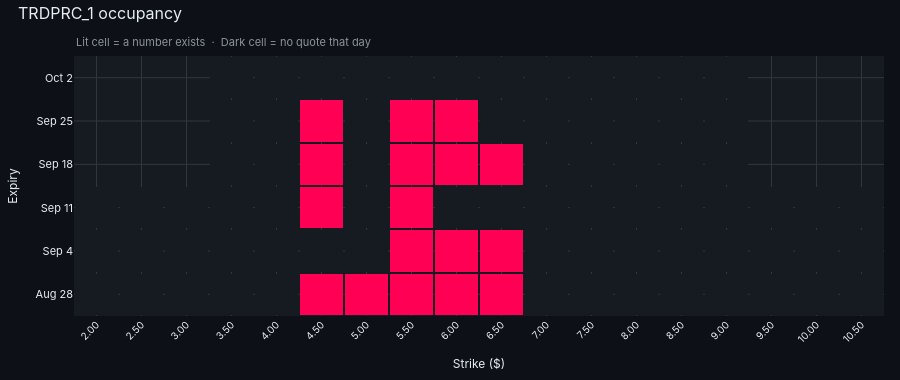

Write notebook code for a chart like this one.
### Code cell
coverage_heatmap(wide, asof, cp="C", field="TRDPRC_1")

### Figure 1 — Plotly figure (JSON) as saved in the notebook; plotly's stock layout.template omitted (floating-point values rounded to 4 significant figures)
{"data": [{"colorscale": [[0, "#161b22"], [1, "#ff0055"]], "hovertemplate": "K=%{x}  expiry=%{y}  observed=%{z}<extra></extra>", "showscale": false, "type": "heatmap", "x": ["2.00", "2.50", "3.00", "3.50", "4.00", "4.50", "5.00", "5.50", "6.00", "6.50", "7.00", "7.50", "8.00", "8.50", "9.00", "9.50", "10.00", "10.50"], "xgap": 2, "y": ["Aug 28", "Sep 4", "Sep 11", "Sep 18", "Sep 25", "Oct 2"], "ygap": 2, "z": [[0.0, 0.0, 0.0, 0.0, 0.0, 1.0, 1.0, 1.0, 1.0, 1.0, 0.0, 0.0, 0.0, 0.0, 0.0, 0.0, 0.0, 0.0], [0.0, 0.0, 0.0, 0.0, 0.0, 0.0, 0.0, 1.0, 1.0, 1.0, 0.0, 0.0, 0.0, 0.0, 0.0, 0.0, 0.0, 0.0], [0.0, 0.0, 0.0, 0.0, 0.0, 1.0, 0.0, 1.0, 0.0, 0.0, 0.0, 0.0, 0.0, 0.0, 0.0, 0.0, 0.0, 0.0], [NaN, NaN, NaN, 0.0, 0.0, 1.0, 0.0, 1.0, 1.0, 1.0, 0.0, 0.0, 0.0, 0.0, 0.0, NaN, NaN, NaN], [NaN, NaN, NaN, 0.0, 0.0, 1.0, 0.0, 1.0, 1.0, 0.0, 0.0, 0.0, 0.0, 0.0, 0.0, NaN, NaN, NaN], [NaN, NaN, NaN, 0.0, 0.0, 0.0, 0.0, 0.0, 0.0, 0.0, 0.0, 0.0, 0.0, 0.0, 0.0, NaN, NaN, NaN]], "zmax": 1, "zmin": 0}], "layout": {"annotations": [{"font": {"color": "#8b949e", "family": "Inter, system-ui, sans-serif", "size": 11}, "showarrow": false, "text": "Lit cell = a number exists &nbsp;·&nbsp; Dark cell = no quote that day", "x": 0, "xanchor": "left", "xref": "paper", "y": 1.02, "yanchor": "bottom", "yref": "paper"}], "font": {"color": "#e6edf3", "family": "Inter, system-ui, sans-serif", "size": 12}, "height": 380, "margin": {"b": 56, "l": 72, "r": 16, "t": 56}, "paper_bgcolor": "#0d1117", "plot_bgcolor": "#161b22", "title": {"font": {"family": "Inter, system-ui, sans-serif", "size": 16}, "text": "TRDPRC_1 occupancy", "x": 0.02, "xanchor": "left", "y": 0.98, "yanchor": "top"}, "xaxis": {"gridcolor": "#30363d", "tickangle": -45, "tickfont": {"size": 10}, "title": {"font": {"size": 12}, "text": "Strike ($)"}}, "yaxis": {"gridcolor": "#30363d", "tickfont": {"size": 11}, "title": {"font": {"size": 12}, "text": "Expiry"}}}}
